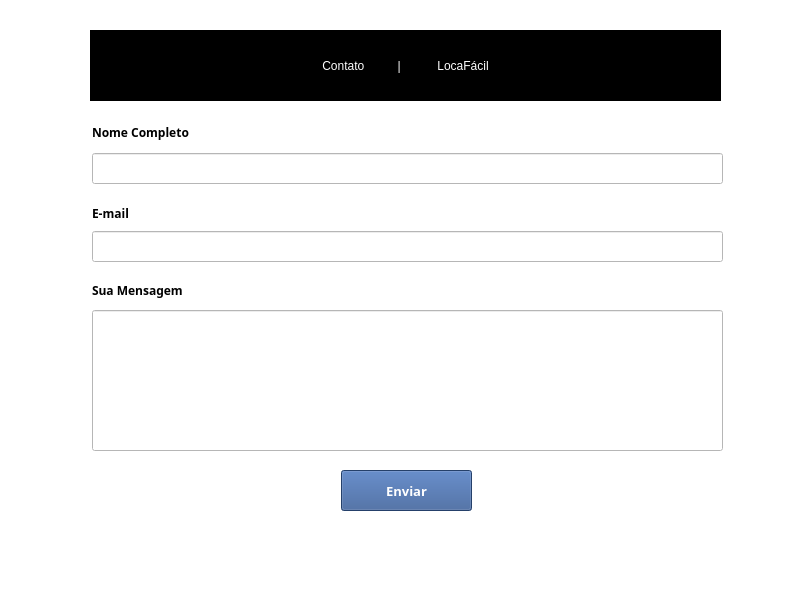
<?xml version="1.0" encoding="UTF-8"?>
<ui version="4.0">
 <class>MainWindow</class>
 <widget class="QMainWindow" name="MainWindow">
  <property name="geometry">
   <rect>
    <x>0</x>
    <y>0</y>
    <width>800</width>
    <height>600</height>
   </rect>
  </property>
  <property name="windowTitle">
   <string>MainWindow</string>
  </property>
  <property name="styleSheet">
   <string notr="true">background-color: rgb(255, 255, 255);</string>
  </property>
  <widget class="QWidget" name="centralwidget">
   <widget class="QLabel" name="label">
    <property name="geometry">
     <rect>
      <x>90</x>
      <y>30</y>
      <width>631</width>
      <height>71</height>
     </rect>
    </property>
    <property name="styleSheet">
     <string notr="true">color: rgb(255, 255, 255);
background-color: rgb(0, 0, 0);
font: 75 12pt &quot;Gadugi&quot;;
font: 75 12pt &quot;Gadugi&quot;;
</string>
    </property>
    <property name="text">
     <string>Contato          |           LocaFácil</string>
    </property>
    <property name="alignment">
     <set>Qt::AlignCenter</set>
    </property>
   </widget>
   <widget class="QLabel" name="label_5">
    <property name="geometry">
     <rect>
      <x>92</x>
      <y>112</y>
      <width>121</width>
      <height>40</height>
     </rect>
    </property>
    <property name="font">
     <font>
      <family>Gadugi</family>
      <pointsize>9</pointsize>
      <weight>75</weight>
      <bold>true</bold>
     </font>
    </property>
    <property name="text">
     <string>Nome Completo</string>
    </property>
   </widget>
   <widget class="QLineEdit" name="lineEdit_7">
    <property name="geometry">
     <rect>
      <x>92</x>
      <y>153</y>
      <width>631</width>
      <height>31</height>
     </rect>
    </property>
   </widget>
   <widget class="QLabel" name="label_6">
    <property name="geometry">
     <rect>
      <x>92</x>
      <y>193</y>
      <width>59</width>
      <height>40</height>
     </rect>
    </property>
    <property name="font">
     <font>
      <family>Gadugi</family>
      <pointsize>9</pointsize>
      <weight>75</weight>
      <bold>true</bold>
     </font>
    </property>
    <property name="text">
     <string>E-mail</string>
    </property>
   </widget>
   <widget class="QLabel" name="label_7">
    <property name="geometry">
     <rect>
      <x>92</x>
      <y>270</y>
      <width>121</width>
      <height>40</height>
     </rect>
    </property>
    <property name="font">
     <font>
      <family>Gadugi</family>
      <pointsize>9</pointsize>
      <weight>75</weight>
      <bold>true</bold>
     </font>
    </property>
    <property name="text">
     <string>Sua Mensagem</string>
    </property>
   </widget>
   <widget class="QPushButton" name="pushButton">
    <property name="geometry">
     <rect>
      <x>341</x>
      <y>470</y>
      <width>131</width>
      <height>41</height>
     </rect>
    </property>
    <property name="font">
     <font>
      <family>Gadugi</family>
      <pointsize>10</pointsize>
      <weight>75</weight>
      <bold>true</bold>
     </font>
    </property>
    <property name="cursor">
     <cursorShape>PointingHandCursor</cursorShape>
    </property>
    <property name="styleSheet">
     <string notr="true">background-color: #345995;
color: #FFFFFF;</string>
    </property>
    <property name="text">
     <string>Enviar</string>
    </property>
   </widget>
   <widget class="QLineEdit" name="lineEdit_8">
    <property name="geometry">
     <rect>
      <x>92</x>
      <y>231</y>
      <width>631</width>
      <height>31</height>
     </rect>
    </property>
   </widget>
   <widget class="QLineEdit" name="lineEdit_9">
    <property name="geometry">
     <rect>
      <x>92</x>
      <y>310</y>
      <width>631</width>
      <height>141</height>
     </rect>
    </property>
   </widget>
  </widget>
  <widget class="QMenuBar" name="menubar">
   <property name="geometry">
    <rect>
     <x>0</x>
     <y>0</y>
     <width>800</width>
     <height>26</height>
    </rect>
   </property>
  </widget>
  <widget class="QStatusBar" name="statusbar"/>
 </widget>
 <resources/>
 <connections/>
</ui>
